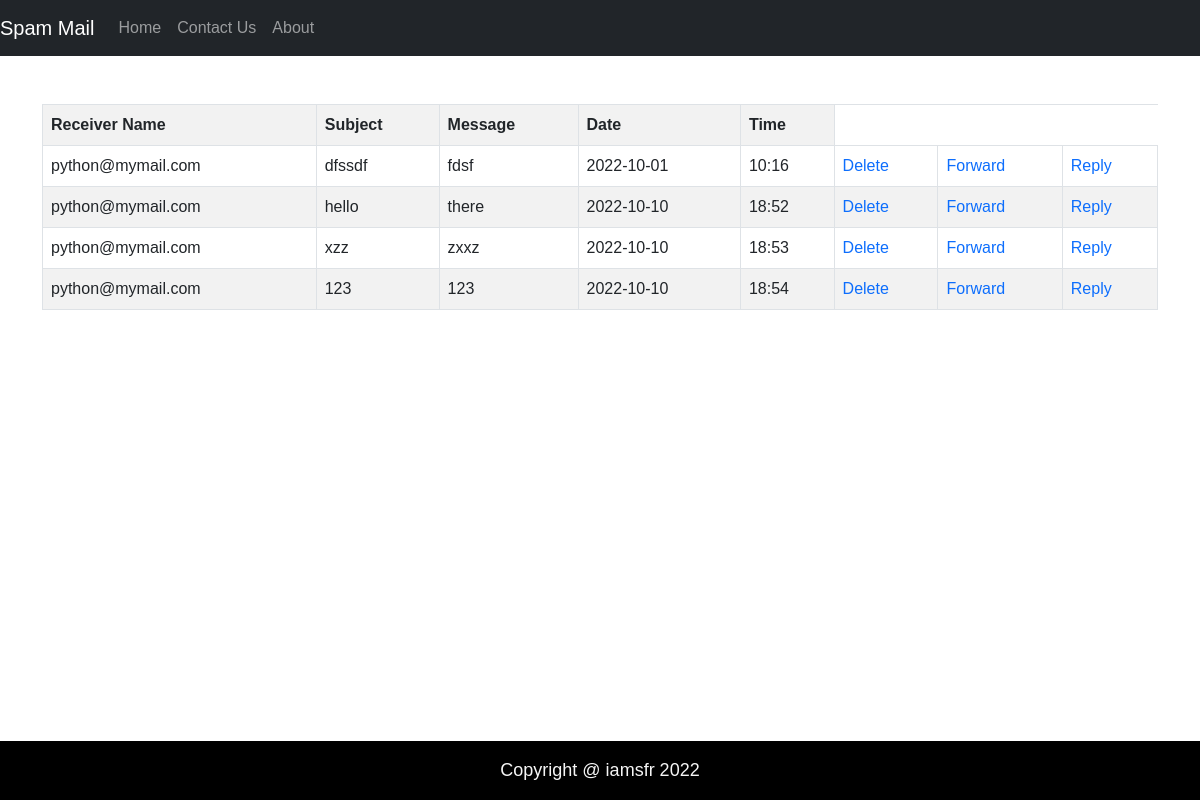
The app's page /viewmsg/ (signed in) with its own data.
### siteuser/models.py (models this page shows)
class message_tb(models.Model):
    senderid = models.ForeignKey(register_tb,on_delete=models.CASCADE,related_name='sender')
    subject = models.CharField( max_length=50)
    message = models.CharField( max_length=50)
    date = models.CharField( max_length=50)
    time = models.CharField( max_length=50)
    receiverid = models.ForeignKey(register_tb, on_delete=models.CASCADE,related_name='receiver')
    status = models.CharField( max_length=50,default='pending')
    filterstatus = models.CharField( max_length=50,default='pending')

class register_tb(models.Model):
    name = models.CharField( max_length=50)
    address = models.CharField( max_length=50)
    dob = models.CharField( max_length=50)
    gender = models.CharField( max_length=50,default='abc')
    country = models.ForeignKey(country_tb,on_delete=models.CASCADE)
    state = models.ForeignKey(state_tb, on_delete=models.CASCADE)
    phone = models.CharField( max_length=50)
    username = models.CharField( max_length=50)
    password = models.CharField( max_length=50)
    security_question = models.CharField( max_length=50)
    answer = models.CharField( max_length=50,default='abc')

### siteuser/views.py (the view)
# urls.py: path('viewmsg/',siteuser.viewmsg,name='viewmsg'),
def viewmsg(request):
    senderid = request.session['id']
    status = ['pending','deleted by receiver']
    agefactors = customeragefactor_tb.objects.filter(userid=senderid)
    for factor in agefactors:
        msg = message_tb.objects.filter(receiverid=senderid,filterstatus='pending',message__icontains=factor.factorid.factor_name).exclude(senderid__in=blacklist_tb.objects.filter(userid=senderid).values('contactid')).update(filterstatus='filtered')
    hobbiefactors = customerhobbiefactor_tb.objects.filter(userid=senderid)
    for hobbie in hobbiefactors:
        msg3 = message_tb.objects.filter(receiverid=senderid,filterstatus='pending',message__icontains=factor.factorid.factor_name).exclude(senderid__in=blacklist_tb.objects.filter(userid=senderid).values('contactid')).update(filterstatus='filtered')
    seasonfactors = customercountryfactor_tb.objects.filter(userid=senderid)
    for country in seasonfactors:
        msg4 = message_tb.objects.filter(receiverid=senderid,filterstatus='pending',message__icontains=factor.factorid.factor_name).exclude(senderid__in=blacklist_tb.objects.filter(userid=senderid).values('contactid')).update(filterstatus='filtered')
    contact = contact_tb.objects.filter(userid=senderid)
    for c in contact:
        msg2 = message_tb.objects.filter(receiverid=senderid,filterstatus='pending',senderid=c.contactid).update(filterstatus='filtered')
    msg1 = message_tb.objects.filter(receiverid=senderid,status__in=status,filterstatus='filtered').exclude(id__in=trash_tb.objects.filter(receiver=senderid).values('message_id'))
    return render(request,'viewmsg.html',{'msg':msg1})

### templates/viewmsg.html (shortened to what this page needs)
<!DOCTYPE html>
<html lang="en">
<head>
    <link rel="stylesheet" href="https://cdn.jsdelivr.net/npm/bootstrap@5.2.2/dist/css/bootstrap.min.css">
</head>
<body>
<div class="navbar navbar-expand-lg navbar-dark bg-dark">
    <a class="navbar-brand" href="#">Spam Mail</a>
    <ul class="navbar-nav">
        <li class="nav-item">
            <a class="nav-link" href="{% url 'userhome' %}">Home</a>
        </li>
        <li class="nav-item">
            <a class="nav-link" href="#">Contact Us</a>
        </li>
        <li class="nav-item">
            <a class="nav-link" href="#">About</a>
        </li>
    </ul>
</div>
    <div class="container mt-5">
    <table class="table table table-hover table-striped table-bordered responsive-md">
        <tr>
            <div class="thead">
            <th>Receiver Name</th>
            <th>Subject</th>
            <th>Message</th>
            <th>Date</th>
            <th>Time</th>
        </div>
        </tr>
        {% for m in msg %}
            <tr>
            <td>{{m.receiverid.username}}</td>
            <td>{{m.subject}}</td>
            <td>{{m.message}}</td>
            <td>{{m.date}}</td>
            <td>{{m.time}}</td>
            <td><a href="{% url 'delete' m.id %}">Delete</td>
                <td><a href="{% url 'forward' m.id %}">Forward</td>
                    <td><a href="{% url 'reply' m.id %}">Reply</td>
            </tr>
        {% endfor %}
    </table>
</div>
<div style="background-color:rgb(0, 0, 0); color: whitesmoke; font-size: large;" class="fixed-bottom text-center p-3">
    <footer>Copyright @ iamsfr 2022</footer>
  </div>
</body>
</html>

### templates/viewmsg.html (style rules this page uses)
body { font-family:Verdana, Geneva, Tahoma, sans-serif; background-color: E8E9EB; }
a { text-decoration: none; }
th { margin: 10px; }

### records on screen
message_tb: receiverid.username "python@mymail.com", subject "dfssdf", message "fdsf", date "2022-10-01", time "10:16"
message_tb: receiverid.username "python@mymail.com", subject "hello", message "there", date "2022-10-10", time "18:52"
message_tb: receiverid.username "python@mymail.com", subject "xzz", message "zxxz", date "2022-10-10", time "18:53"
message_tb: receiverid.username "python@mymail.com", subject "123", message "123", date "2022-10-10", time "18:54"
